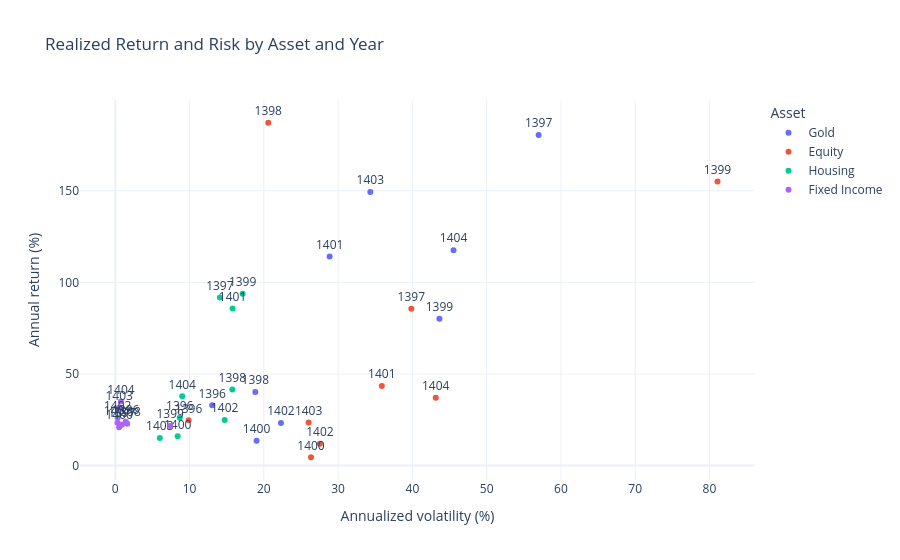

The notebook cell saved with this chart:
### Code cell
plot_stats = asset_year_stats.assign(
    annual_return_pct=lambda df: df["annual_return"] * 100,
    annualized_volatility_pct=lambda df: df["annualized_volatility"] * 100,
)

fig = px.scatter(
    plot_stats,
    x="annualized_volatility_pct",
    y="annual_return_pct",
    color="asset_name",
    text="year",
    hover_data={
        "year": True,
        "annual_return_pct": ":.2f",
        "annualized_volatility_pct": ":.2f",
        "asset_name": False,
    },
    labels={
        "annualized_volatility_pct": "Annualized volatility (%)",
        "annual_return_pct": "Annual return (%)",
        "asset_name": "Asset",
    },
    title="Realized Return and Risk by Asset and Year",
)

fig.update_traces(textposition="top center")
fig.update_layout(legend_title_text="Asset")
fig.show()

### Figure 1 — Plotly figure (JSON) as saved in the notebook; plotly's stock layout.template omitted (floating-point values rounded to 4 significant figures)
{"data": [{"customdata": [[1396, "Gold"], [1397, "Gold"], [1398, "Gold"], [1399, "Gold"], [1400, "Gold"], [1401, "Gold"], [1402, "Gold"], [1403, "Gold"], [1404, "Gold"]], "hovertemplate": "Annualized volatility (%)=%{x:.2f}<br>Annual return (%)=%{y:.2f}<br>year=%{customdata[0]}<extra></extra>", "legendgroup": "Gold", "marker": {"color": "#636efa", "symbol": "circle"}, "mode": "markers+text", "name": "Gold", "orientation": "v", "showlegend": true, "text": [1396.0, 1397.0, 1398.0, 1399.0, 1400.0, 1401.0, 1402.0, 1403.0, 1404.0], "textposition": "top center", "type": "scatter", "x": [13.05, 57.0, 18.85, 43.64, 19.02, 28.86, 22.3, 34.33, 45.54], "xaxis": "x", "y": [32.92, 180.3, 40.18, 80.14, 13.6, 114.1, 23.21, 149.2, 117.5], "yaxis": "y"}, {"customdata": [[1396, "Equity"], [1397, "Equity"], [1398, "Equity"], [1399, "Equity"], [1400, "Equity"], [1401, "Equity"], [1402, "Equity"], [1403, "Equity"], [1404, "Equity"]], "hovertemplate": "Annualized volatility (%)=%{x:.2f}<br>Annual return (%)=%{y:.2f}<br>year=%{customdata[0]}<extra></extra>", "legendgroup": "Equity", "marker": {"color": "#EF553B", "symbol": "circle"}, "mode": "markers+text", "name": "Equity", "orientation": "v", "showlegend": true, "text": [1396.0, 1397.0, 1398.0, 1399.0, 1400.0, 1401.0, 1402.0, 1403.0, 1404.0], "textposition": "top center", "type": "scatter", "x": [9.874, 39.86, 20.59, 81.08, 26.35, 35.89, 27.55, 26.03, 43.15], "xaxis": "x", "y": [24.68, 85.54, 187.1, 155.0, 4.553, 43.39, 11.97, 23.46, 37.04], "yaxis": "y"}, {"customdata": [[1396, "Housing"], [1397, "Housing"], [1398, "Housing"], [1399, "Housing"], [1400, "Housing"], [1401, "Housing"], [1402, "Housing"], [1403, "Housing"], [1404, "Housing"]], "hovertemplate": "Annualized volatility (%)=%{x:.2f}<br>Annual return (%)=%{y:.2f}<br>year=%{customdata[0]}<extra></extra>", "legendgroup": "Housing", "marker": {"color": "#00cc96", "symbol": "circle"}, "mode": "markers+text", "name": "Housing", "orientation": "v", "showlegend": true, "text": [1396.0, 1397.0, 1398.0, 1399.0, 1400.0, 1401.0, 1402.0, 1403.0, 1404.0], "textposition": "top center", "type": "scatter", "x": [8.682, 14.08, 15.75, 17.14, 8.399, 15.79, 14.73, 5.991, 9.017], "xaxis": "x", "y": [26.09, 91.72, 41.55, 93.71, 16.0, 85.77, 24.83, 15.07, 37.84], "yaxis": "y"}, {"customdata": [[1396, "Fixed Income"], [1397, "Fixed Income"], [1398, "Fixed Income"], [1399, "Fixed Income"], [1400, "Fixed Income"], [1401, "Fixed Income"], [1402, "Fixed Income"], [1403, "Fixed Income"], [1404, "Fixed Income"]], "hovertemplate": "Annualized volatility (%)=%{x:.2f}<br>Annual return (%)=%{y:.2f}<br>year=%{customdata[0]}<extra></extra>", "legendgroup": "Fixed Income", "marker": {"color": "#ab63fa", "symbol": "circle"}, "mode": "markers+text", "name": "Fixed Income", "orientation": "v", "showlegend": true, "text": [1396.0, 1397.0, 1398.0, 1399.0, 1400.0, 1401.0, 1402.0, 1403.0, 1404.0], "textposition": "top center", "type": "scatter", "x": [1.405, 0.8857, 1.602, 7.384, 0.5173, 0.2968, 0.3231, 0.5289, 0.7628], "xaxis": "x", "y": [23.91, 22.26, 22.85, 21.56, 20.98, 23.42, 26.17, 31.56, 34.95], "yaxis": "y"}], "layout": {"legend": {"title": {"text": "Asset"}, "tracegroupgap": 0}, "title": {"text": "Realized Return and Risk by Asset and Year"}, "xaxis": {"anchor": "y", "domain": [0.0, 1.0], "title": {"text": "Annualized volatility (%)"}}, "yaxis": {"anchor": "x", "domain": [0.0, 1.0], "title": {"text": "Annual return (%)"}}}}
